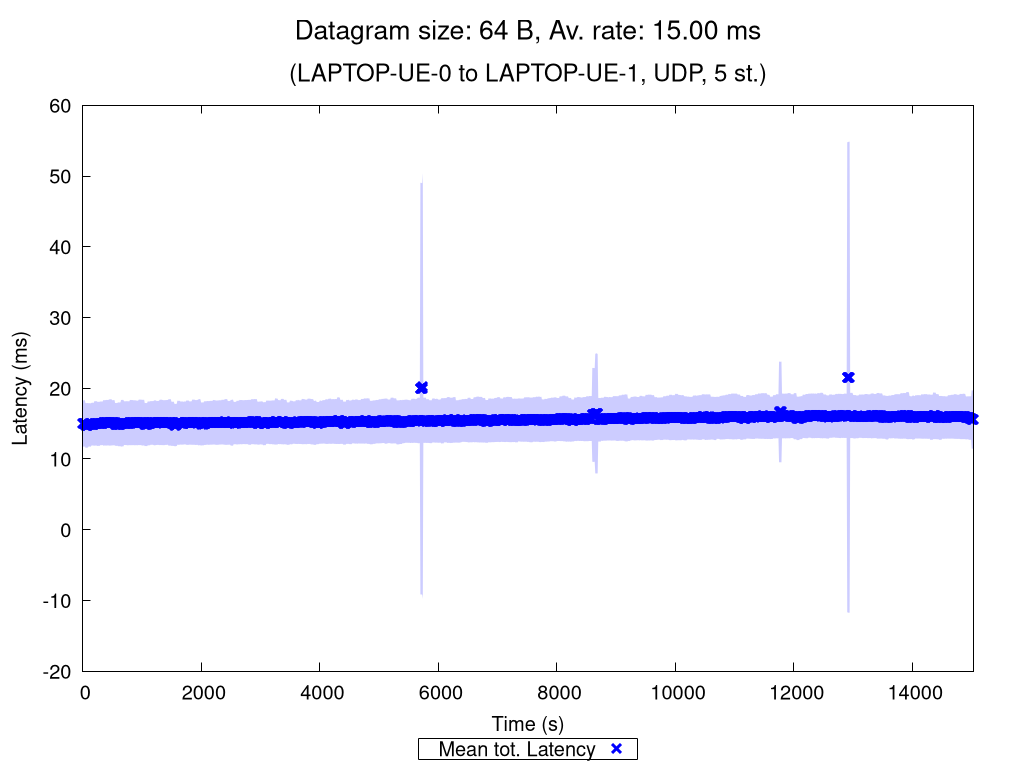

Recreate this plot in gnuplot.
set terminal pngcairo nocrop enhanced size 1024,768 font "Verdana,15"
set output "UDP_5_st_2020_10_07_18-23-36_two2one_00064B.png"

set title "{/=20 Datagram size: 64 B, Av. rate: 15.00 ms}\n\n{/=18 (LAPTOP-UE-0 to LAPTOP-UE-1, UDP, 5 st.)}"

set xlabel "Time (s)"
set ylabel "Latency (ms)"
set ytics nomirror
set key bmargin center horizontal box samplen 1 width -1
set bmargin 4.6
set rmargin 4.5

rf = 1.0  # rate factor
set style fill transparent solid 0.2 noborder
set autoscale xfix
plot "UDP_5_st_2020_10_07_18-23-36_two2one_00064B_iperf_processed.dat" using 1:($2/rf-$3/rf):($2/rf+$3/rf) with filledcurves lc rgb "blue" notitle, \
     "" using 1:($2/rf) with points pt 2 ps 1.5 lw 3 lc rgb "blue" title "Mean tot. Latency", \
